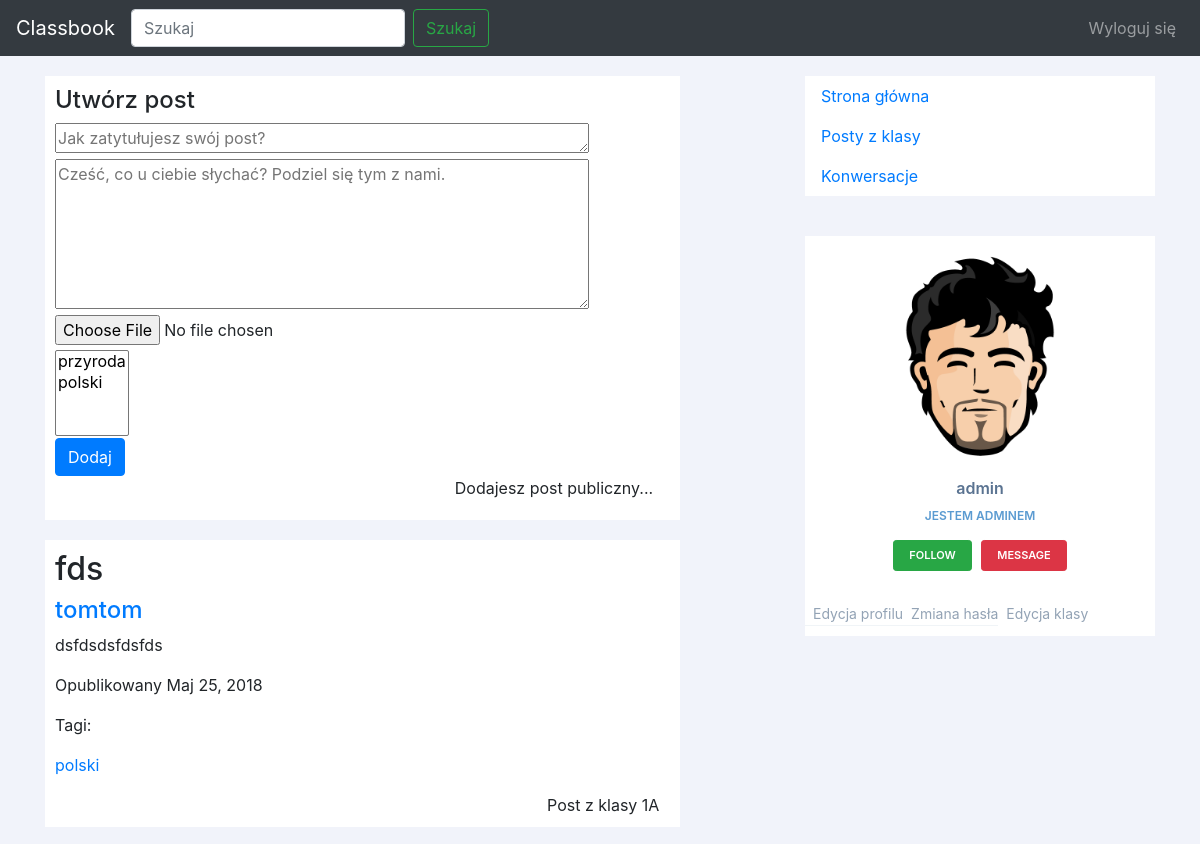
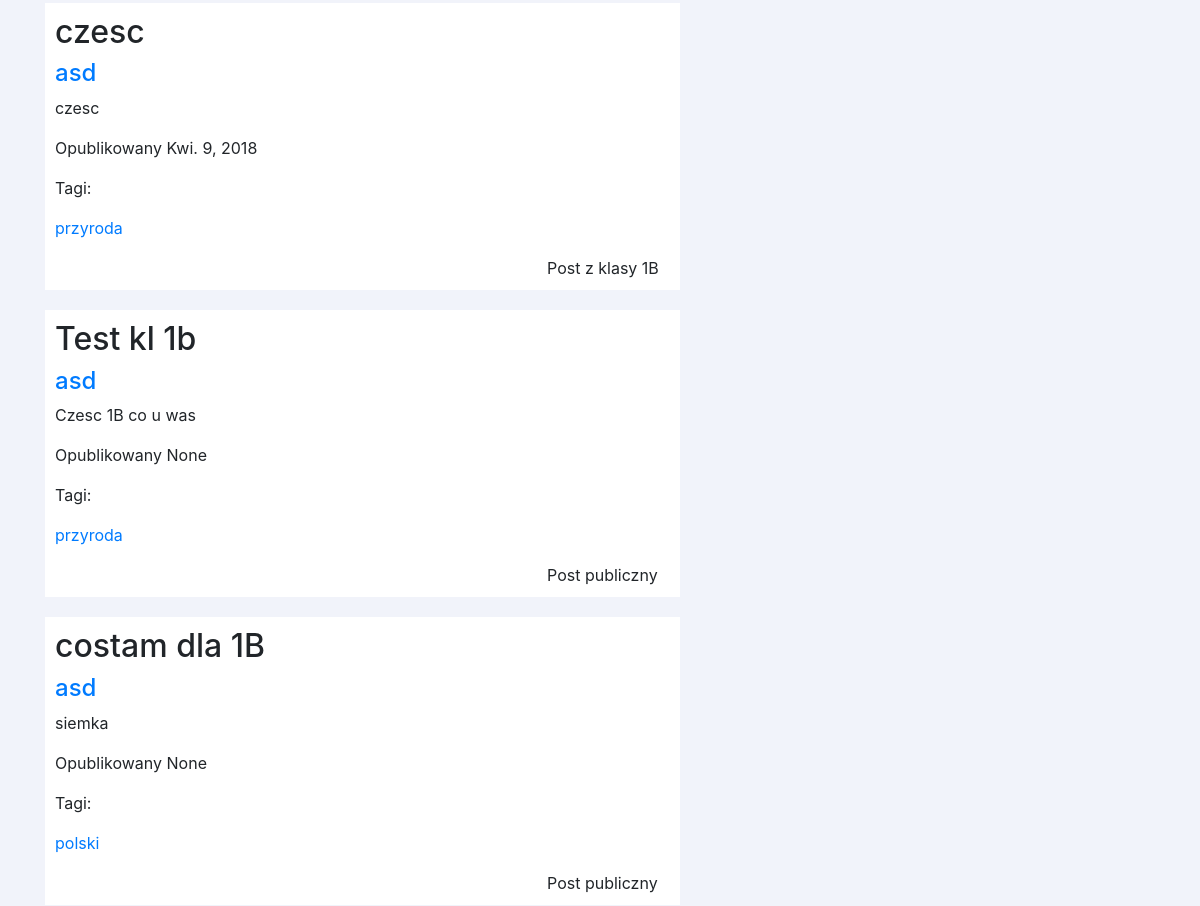
The app's page /classbook/ (signed in, upper part), older data (2 pictures, top to bottom).
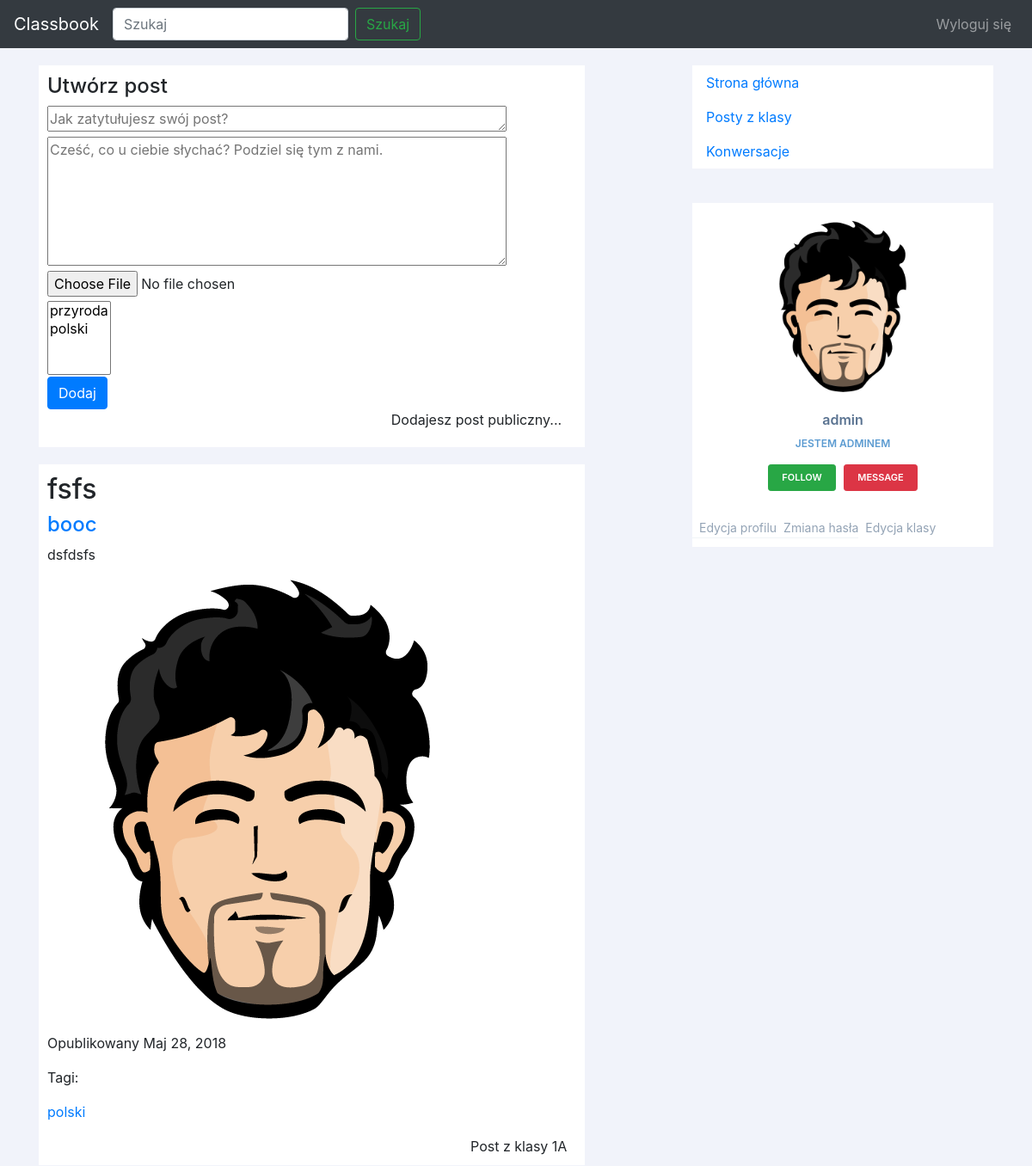
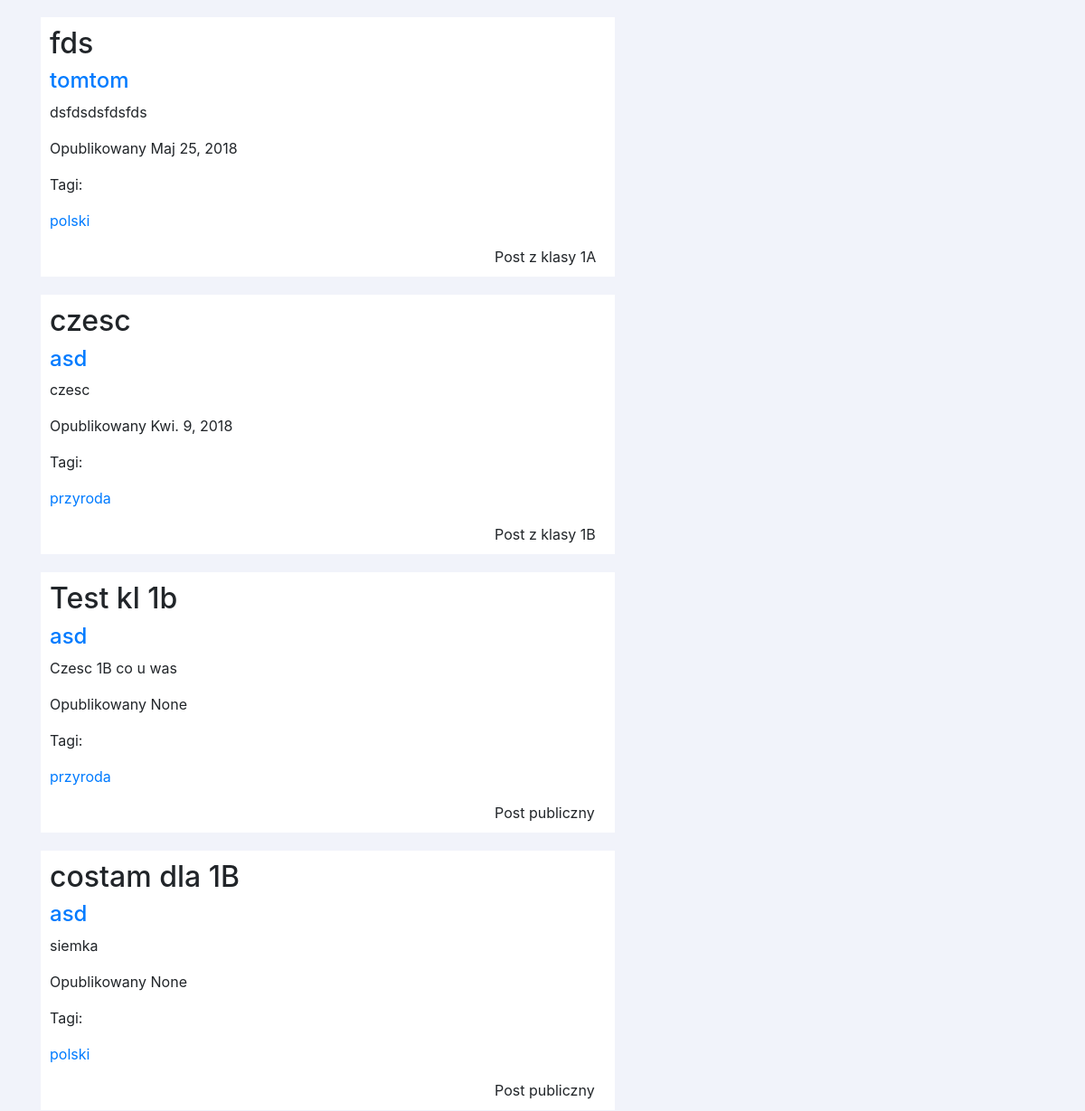
The same page, newer data (2 pictures, top to bottom).
### main/models.py (models this page shows, shortened)
class Post(models.Model):
	title = models.CharField(max_length=150)
	content = models.CharField(max_length=10000)
	publish_date = models.DateTimeField(default=datetime.now)
	user = models.ForeignKey(User, on_delete=models.CASCADE)
	tags = models.ManyToManyField(Tag)
	comments = models.ManyToManyField(Comment)
	photo = models.ImageField(upload_to='main/static/main/imgs/', blank=True, null=True)
	school = models.ForeignKey(School, on_delete=models.CASCADE, null=True, blank=True)
	postClass = models.ForeignKey(Class, on_delete=models.CASCADE, null=True, blank=True)
	class Meta:
		ordering = ['-publish_date', 'title']

class Tag(models.Model):
	name = models.CharField(max_length=80)
	def __str__(self):
		return self.name

class Class(models.Model):
	grade = models.IntegerField()
	name = models.CharField(max_length=1)
	school = models.ForeignKey(School, on_delete=models.CASCADE)
	def __str__(self):
		return str(self.grade) + self.name # + " w szkole " + self.school.name

### main/views.py (the view, shortened to what this page needs)
# urls.py: url(r'^classbook/$', views.index, name='index'),
@login_required(login_url='/')
def index(request):
	form = PostForm()
	posts = Post.objects.all()
	context = {
		'posts': posts,
		'form': form
	}
	return render(request, 'main/index.html', context)

### main/forms.py
class PostForm(forms.ModelForm):
	class Meta:
		model = Post
		fields = ['title', 'content', 'photo', 'tags']
		widgets = {
			'title': forms.Textarea(attrs={'cols': 50, 'rows': 1, 'placeholder': 'Jak zatytułujesz swój post?'}),
			'content': forms.Textarea(attrs={'cols': 50, 'rows': 6, 'placeholder': 'Cześć, co u ciebie słychać? Podziel się tym z nami.'})
		}
		labels = {
			'title': 'Tytuł',
			'content': 'Zawartość',
			'photo': 'Wybierz zdjęcie (opcjonalnie)',
			'tags': 'Tagi'
		}

### main/templatetags/profile.py (called while the page is built)
@register.simple_tag
def get_username(user, view_name, username):
	if view_name:
		return username
	else:
		return user.username

@register.simple_tag
def get_profile_description(user, view_name, username):
	if view_name:
		description = Profile.objects.get(user=User.objects.get(username=username)).description
	else:
		description = Profile.objects.get(user=user).description
	if description:
		return description
	else:
		return ""

@register.simple_tag
def get_user_post_type(user):
	if user.is_superuser:
		return "publiczny"
	elif get_student_class(user) == None:
		return " - najpierw wybierz klasę!"
	else:
		return "do klasy " + str(get_student_class(user))

### main/templates/main/index.html (shortened to what this page needs)
{% extends 'main/base.html' %}
{% block header %}
	{% load profile %}
{% endblock %}
{% block content %}
	<div id="add_new_post" class="white">
		<div>
			<h4>Utwórz post</h4>
			<div>
				<form method="POST" enctype="multipart/form-data">
					{% for field in form %}
					<div class="form-group">
						{{ field }}
					</div>
					{% endfor %}
					<button type="button submit" class="btn btn-primary">Dodaj</button>
				</form>
				<div class="post-class-add-info">
					<p>Dodajesz post {% get_user_post_type user %}...</p>
				</div>
			</div>
		</div>
	</div>
		<div id="posts">
			{% for post in posts %}
				{% include 'main/post.html' %}
			{% endfor %}
	</div>
{% endblock %}

### main/templates/main/post.html (shortened to what this page needs)
{% load humanize %}
{% load profile %}
<div class="post">
	<h2 class="post-title"> {{ post.title }} </h2>
	<a href="{% url 'user_view' post.user.username %}"><h4> {{ post.user.username }} </h4></a>
	<p> {{ post.content }} </p>
	{% if post.photo %}
		<p> <img class="post-photo" src="{{ post.photo.url|slice:'4:' }}" alt="Zdjęcie"> </p>
	{% endif %}
	<p> Opublikowany {{ post.publish_date|naturalday }} </p>
	<p> Tagi: </p>
	{% for tag in post.tags.all %}
		<div class="tag">
			<p> <a href="{% url 'tag_view' tag.name %}">{{ tag }}</a> </p>
		</div>
	{% endfor %}
	<div class="post-class-info">
		<p>Post {% get_post_class post %}</p>
	</div>
</div>

Row changes from the older to the newer data that the page shows:
added Post: title "fsfs", user.username "booc", content "dsfdsfs", photo (picture), publish_date "Maj 28, 2018", school+postClass "z klasy 1A", Tag (name "polski")
